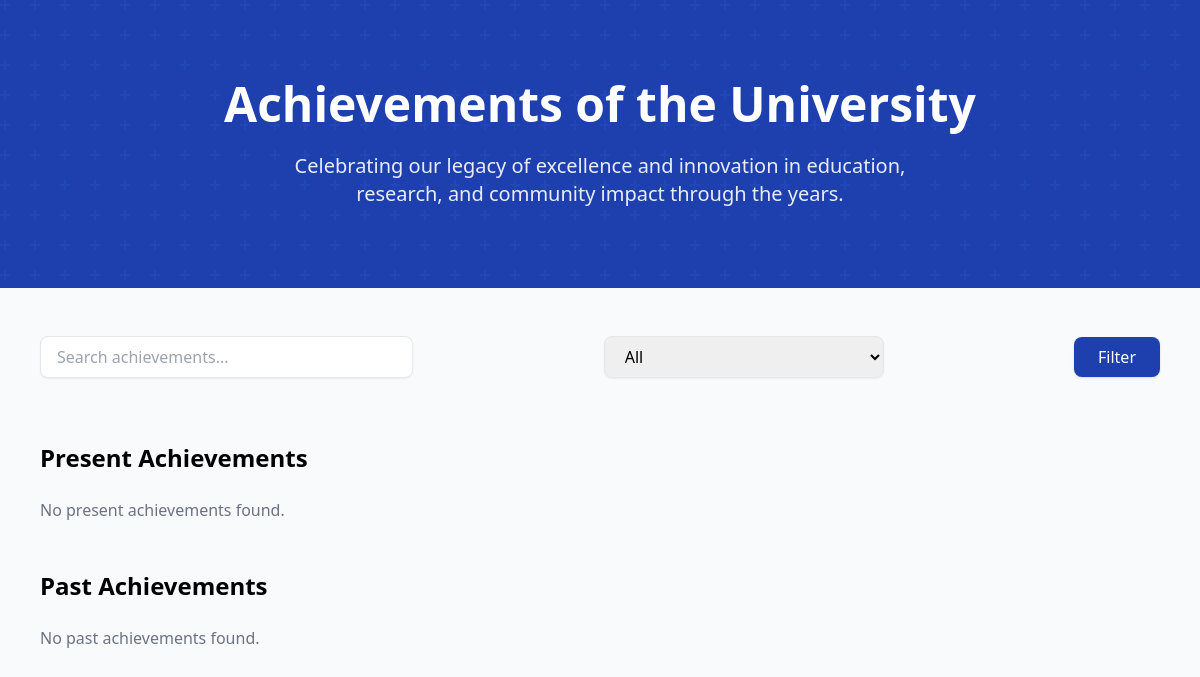
Page /achievements/ on the earlier database version.
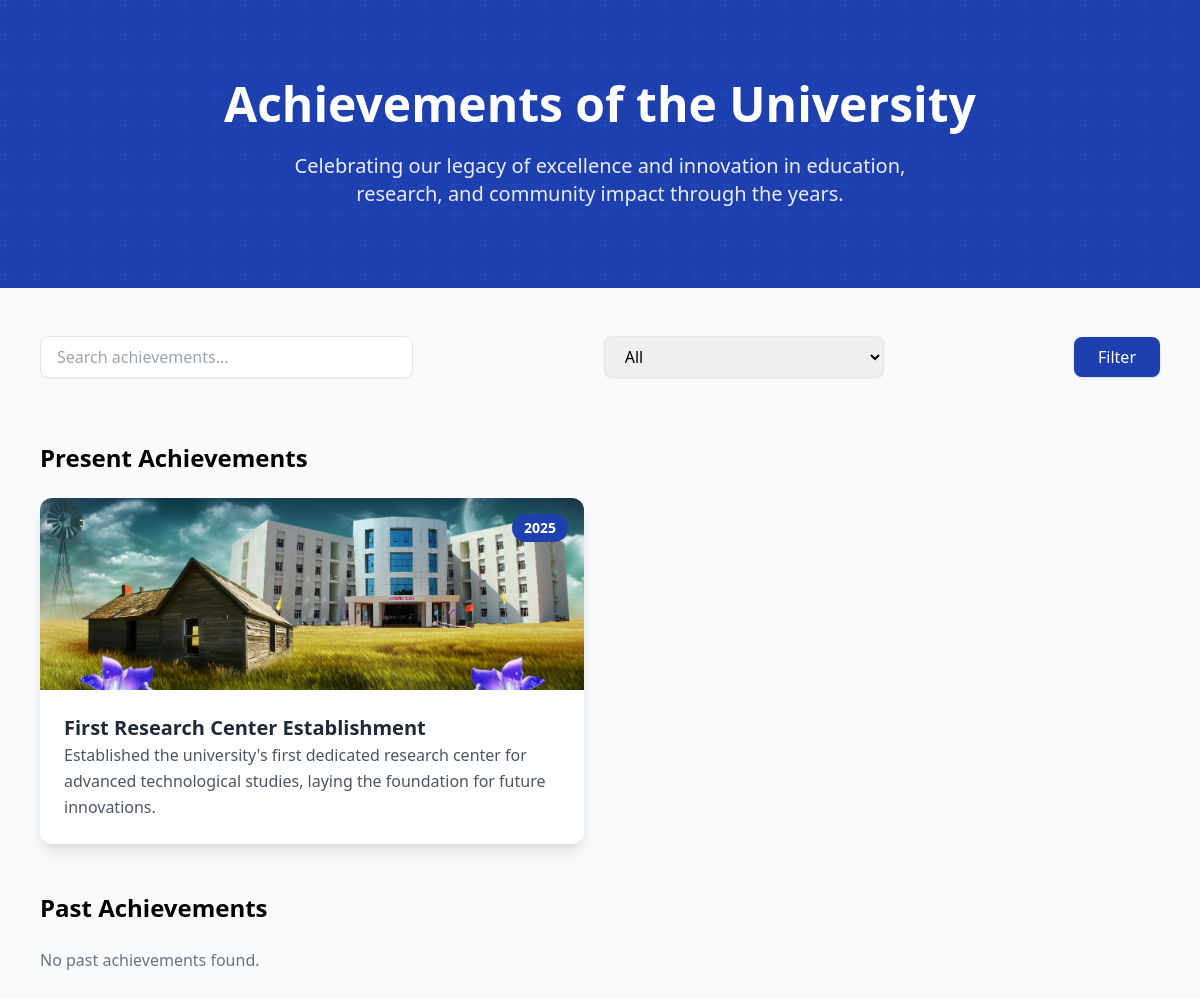
Same page on the later database version.
### alumni/models.py (models this page shows, shortened)
class Achievement(models.Model):
    CATEGORY_CHOICES = [
        ('Academics', 'Academics'),
        ('Sports', 'Sports'),
        ('Research', 'Research'),
        ('Entrepreneurship', 'Entrepreneurship'),
        ('Others', 'Others'),
    ]
    title = models.CharField(max_length=255, unique=True)
    description = models.TextField()
    date_achieved = models.DateField(default=now)
    image = models.ImageField(upload_to='static/images/achievements/', blank=True, null=True)
    category = models.CharField(max_length=100, choices=CATEGORY_CHOICES, default='Others')
    is_approved = models.BooleanField(default=True)
    class Meta:
        ordering = ['-date_achieved']
    def is_present(self):
        return self.date_achieved >= now().date() - timedelta(days=365)

### alumni/views.py (the view)
# urls.py: path('achievements/', views.achievements_list, name='achievements_list'),
def achievements_list(request):
    query = request.GET.get('q')  # Search query
    category_filter = request.GET.get('category')  # Category filter
    achievements = Achievement.objects.filter(is_approved=True)
    if query:
        achievements = achievements.filter(Q(title__icontains=query) | Q(description__icontains=query))
    if category_filter and category_filter != 'All':
        achievements = achievements.filter(category=category_filter)
    present_achievements = [ach for ach in achievements if ach.is_present()]
    past_achievements = [ach for ach in achievements if not ach.is_present()]
    categories = ['All', 'Academics', 'Sports', 'Research', 'Entrepreneurship', 'Others']
    return render(request, 'Achievements.html', {
        'present_achievements': present_achievements,
        'past_achievements': past_achievements,
        'categories': categories
    })

### alumni/templates/Achievements.html (shortened to what this page needs)
<!DOCTYPE html>
<html lang="en">
<head>
    <script src="https://cdn.tailwindcss.com"></script>
    <link href="https://cdnjs.cloudflare.com/ajax/libs/font-awesome/6.0.0/css/all.min.css" rel="stylesheet">
</head>
<body class="bg-background">
    <div class="hero-pattern text-white py-20 px-4 mb-12">
        <div class="container mx-auto max-w-4xl text-center">
            <h1 class="text-5xl font-bold mb-6">Achievements of the University</h1>
            <p class="text-xl opacity-90 max-w-2xl mx-auto">
                Celebrating our legacy of excellence and innovation in education, research, and community impact through the years.
            </p>
        </div>
    </div>
    <div class="container mx-auto max-w-6xl px-4 pb-8">
        <form method="GET" class="flex flex-col md:flex-row items-center justify-between gap-4 mb-8">
            <input type="text" name="q" placeholder="Search achievements..." value="{{ request.GET.q }}"
                class="w-full md:w-1/3 px-4 py-2 border rounded-lg shadow-sm focus:ring-primary focus:border-primary">
            <select name="category" class="w-full md:w-1/4 px-4 py-2 border rounded-lg shadow-sm focus:ring-primary focus:border-primary">
                {% for category in categories %}
                    <option value="{{ category }}" {% if request.GET.category == category %}selected{% endif %}>{{ category }}</option>
                {% endfor %}
            </select>
            <button type="submit" class="px-6 py-2 bg-primary text-white rounded-lg shadow hover:bg-secondary">Filter</button>
        </form>
    </div>
    <div class="container mx-auto max-w-6xl px-4 pb-20">
        <h2 class="text-2xl font-semibold mb-6">Present Achievements</h2>
        <div class="grid grid-cols-1 md:grid-cols-2 gap-8 mb-12">
            {% for achievement in present_achievements %}
                <div class="achievement-card bg-white rounded-xl shadow-lg overflow-hidden">
                    <div class="relative h-48 overflow-hidden">
                        {% if achievement.image %}
                            <img src="{{ achievement.image.url }}" alt="{{ achievement.title }}" class="w-full h-full object-cover">
                        {% endif %}
                        <div class="absolute top-4 right-4 bg-primary text-white px-3 py-1 rounded-full text-sm font-semibold">
                            {{ achievement.date_achieved|date:"Y" }}
                        </div>
                    </div>
                    <div class="p-6">
                        <h3 class="text-xl font-bold text-gray-800">{{ achievement.title }}</h3>
                        <p class="text-gray-600 leading-relaxed">{{ achievement.description }}</p>
                    </div>
                </div>
            {% empty %}
                <p class="text-gray-500">No present achievements found.</p>
            {% endfor %}
        </div>
        <h2 class="text-2xl font-semibold mb-6">Past Achievements</h2>
        <div class="grid grid-cols-1 md:grid-cols-2 gap-8">
            {% for achievement in past_achievements %}
                <div class="achievement-card bg-white rounded-xl shadow-lg overflow-hidden">
                    <div class="relative h-48 overflow-hidden">
                        {% if achievement.image %}
                            <img src="{{ achievement.image.url }}" alt="{{ achievement.title }}" class="w-full h-full object-cover">
                        {% endif %}
                        <div class="absolute top-4 right-4 bg-primary text-white px-3 py-1 rounded-full text-sm font-semibold">
                            {{ achievement.date_achieved|date:"Y" }}
                        </div>
                    </div>
                    <div class="p-6">
                        <h3 class="text-xl font-bold text-gray-800">{{ achievement.title }}</h3>
                        <p class="text-gray-600 leading-relaxed">{{ achievement.description }}</p>
                    </div>
                </div>
            {% empty %}
                <p class="text-gray-500">No past achievements found.</p>
            {% endfor %}
        </div>
    </div>
</body>
</html>

Differences in the rows shown:
added Achievement: image (picture), date_achieved "2025", title "First Research Center Establishment", description "Established the university's first dedicated research center for advanced technological studies, laying the foundation for future innovations."
Other differences:
text no longer shown: "No present achievements found."
